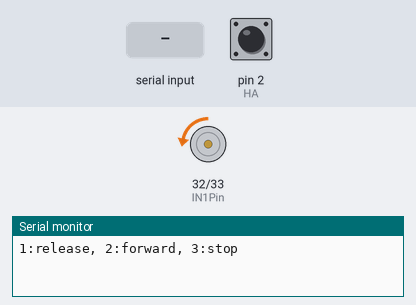
Simulated run of this sketch. Board: Arduino Mega 2560, built with avr-gcc and run on an emulated ATmega2560. Parts: motor-driver pin pairs drawn as motors (green arrow = first pin HIGH = forward, orange = second pin HIGH = backward, longer = more drive, scaled by the enable pin), the last lines printed to the serial monitor. The inputs (shaded band) are chosen by the test bench; at power-on: pin 2 (HA) HIGH.

Above: at 1.2 s.
1.3 s: "1" received over Serial
At 1.9 s:
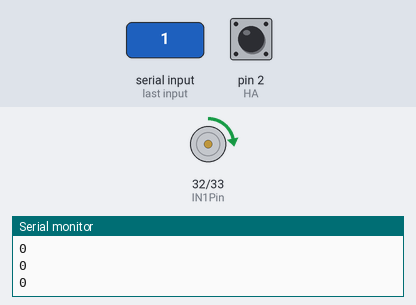
Timing chart, 0 to 4.3 s (numbered marks = the images above; inputs shaded):
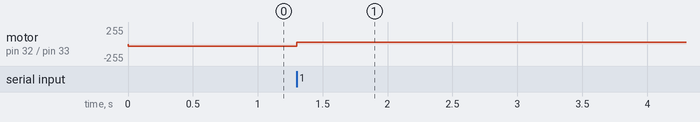

The sketch:

encoder_practice.ino
```cpp
int IN1Pin = 32; //모터 방향, (0:backward, 1:forward)
int IN2Pin = 33; //Break, (0:rotate, 1:break)
int ENPin = 11; //회전속도 0~255
int HA = 2; //홀센서A
int HB = 3; //홀센서B
int cnt = 0;
char in_data;

void cmd_release();
void cmd_forward();
void cmd_stop();
void count();

void setup() {
  pinMode(IN1Pin, OUTPUT);
  pinMode(IN2Pin, OUTPUT);
  pinMode(HA, INPUT_PULLUP);
  pinMode(HB, INPUT_PULLUP);
  attachInterrupt(digitalPinToInterrupt(HA), count, RISING);
  analogWrite(ENPin, 30); //속도값 30으로 제어
  Serial.begin(9600);
  Serial.println("1:release, 2:forward, 3:stop");
  cmd_stop();
}


void cmd_release() {
  digitalWrite(IN2Pin, 0);
  digitalWrite(IN1Pin, 0);
}
void cmd_forward() {
  cnt = 0;
  while (cnt < 115) {
    digitalWrite(IN2Pin, 0);
    digitalWrite(IN1Pin, 1);
    Serial.println(cnt);
  }
  cmd_stop();
  cnt = 0;
}
void cmd_stop() { digitalWrite(IN2Pin, 1); }

void count() { cnt++; }

void loop() {
  if(Serial.available())  //시리얼모니터에서 데이터가 들어오면
  {
    in_data = Serial.read();  //입력된 데이터 in_data에 저장
    Serial.print("data : ");
    Serial.println(in_data);
  }

  if(in_data == '0') cmd_stop();
  else if(in_data == '1') cmd_forward();
  else if(in_data == '2') cmd_release();
}
```

Measured:
- after the input at 1.3 s, motor on pin 32 (IN1Pin) / pin 33 (IN2Pin): backward 30/255 → forward 30/255 at once
